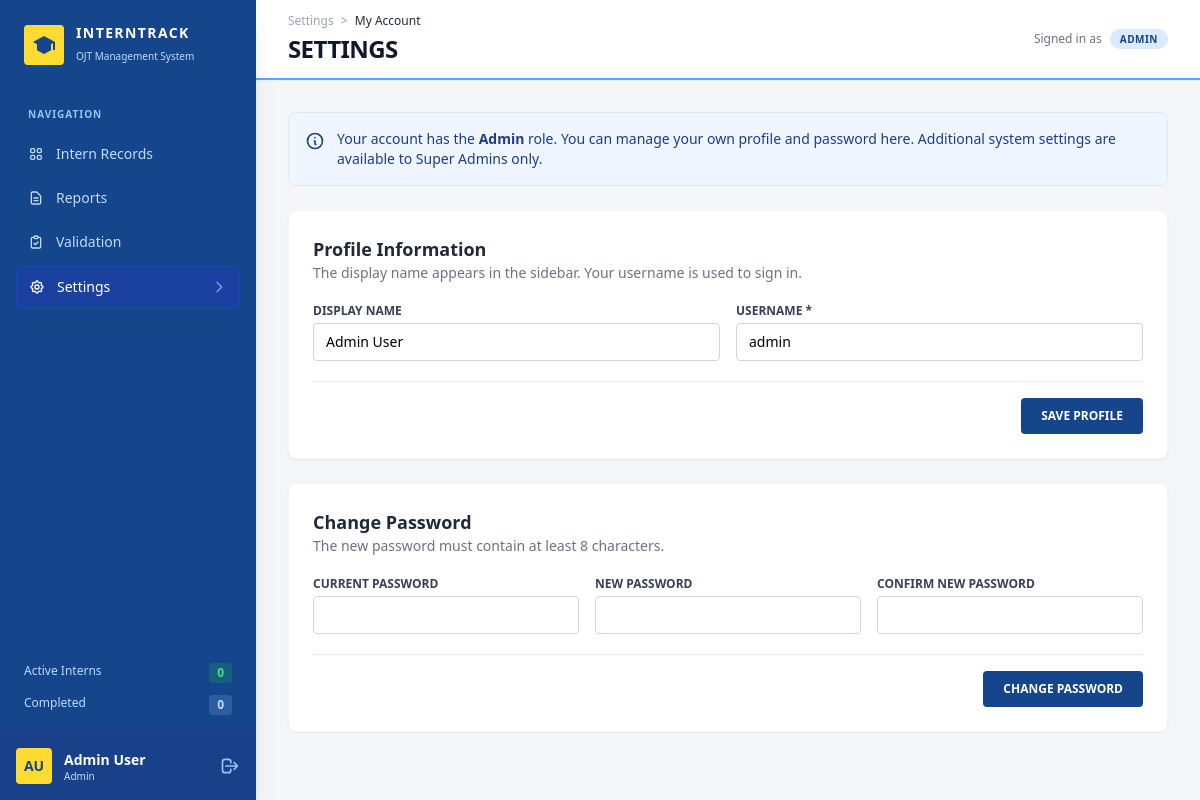
/settings.php (signed in), run on the app's committed database.
### tables this page shows
CREATE TABLE `users` (
  `id` int(11) NOT NULL,
  `username` varchar(50) NOT NULL,
  `password_hash` varchar(255) NOT NULL,
  `created_at` timestamp NOT NULL DEFAULT current_timestamp(),
  `display_name` varchar(100) DEFAULT NULL,
  `role` varchar(20) NOT NULL DEFAULT 'admin',
  `is_active` tinyint(1) NOT NULL DEFAULT 1,
  `last_login_at` datetime DEFAULT NULL
);

### settings.php (the view, shortened to what this page needs)
<?php
require_once 'db.php';
require_login();
$me  = current_user();
$tabs = ['account' => ['My Account', 'Profile and password']];
$tab = array_key_exists($_GET['tab'] ?? '', $tabs) ? $_GET['tab'] : 'account';
function toggle(string $name, string $title, string $desc, bool $on): void { ?>
<?php }
$I = INPUT_CLS; $L = LABEL_CLS;
$saveBtn = 'rounded bg-figmaBlue px-5 py-2.5 text-xs font-bold text-white transition hover:bg-blue-900';
$card = 'rounded-lg border border-gray-100 bg-white p-6 shadow-sm';
page_start($pdo, 'Settings', 'settings');
?>
        <header class="h-20 bg-white px-8 flex justify-between items-center border-b-2 border-blue-400 shadow-sm shrink-0">
            <div>
                <div class="text-xs text-gray-400 font-medium mb-1">Settings <span class="mx-1">></span> <span class="text-gray-800"><?= e($tabs[$tab][0]) ?></span></div>
                <h2 class="text-2xl font-black uppercase text-gray-900 tracking-tight">SETTINGS</h2>
            </div>
            <div class="flex items-center gap-2 text-xs text-gray-500">Signed in as <?= role_badge($me['role']) ?></div>
        </header>
        <div class="p-8 overflow-y-auto flex-1">
            <div class="grid grid-cols-12 items-start gap-8">
                <div class="<?= count($tabs) > 1 ? 'col-span-9' : 'col-span-12 max-w-4xl' ?> space-y-6">
                <?php if ($tab === 'account'): ?>
                    <?php if (!can('registration.manage')): ?>
                    <div class="flex items-start gap-3 rounded-lg border border-blue-100 bg-blue-50 p-4 text-sm text-blue-900">
                        <svg class="mt-0.5 h-5 w-5 shrink-0 text-figmaBlue" fill="none" stroke="currentColor" viewBox="0 0 24 24"><path stroke-linecap="round" stroke-linejoin="round" stroke-width="2" d="M13 16h-1v-4h-1m1-4h.01M21 12a9 9 0 11-18 0 9 9 0 0118 0z"></path></svg>
                        <div>Your account has the <b>Admin</b> role. You can manage your own profile and password here. Additional system settings are available to Super Admins only.</div>
                    </div>
                    <?php endif; ?>
                    <form method="POST" action="settings.php?tab=account" class="<?= $card ?>">
                        <h3 class="text-lg font-bold text-gray-800">Profile Information</h3>
                        <p class="mb-5 text-sm text-gray-500">The display name appears in the sidebar. Your username is used to sign in.</p>
                        <div class="grid grid-cols-2 gap-4">
                            <div><label class="<?= $L ?>" for="display_name">DISPLAY NAME</label><input id="display_name" name="display_name" value="<?= e($me['display_name']) ?>" maxlength="100" placeholder="e.g. Maria Santos" class="<?= $I ?>"></div>
                            <div><label class="<?= $L ?>" for="username">USERNAME *</label><input id="username" name="username" value="<?= e($me['username']) ?>" maxlength="50" required class="<?= $I ?>"></div>
                        </div>
                        <div class="mt-5 flex justify-end border-t pt-4"><button class="<?= $saveBtn ?>">SAVE PROFILE</button></div>
                    </form>
                    <form method="POST" action="settings.php?tab=account" class="<?= $card ?>">
                        <h3 class="text-lg font-bold text-gray-800">Change Password</h3>
                        <p class="mb-5 text-sm text-gray-500">The new password must contain at least 8 characters.</p>
                        <div class="grid grid-cols-3 gap-4">
                            <div><label class="<?= $L ?>" for="cp1">CURRENT PASSWORD</label><input id="cp1" type="password" name="current_password" autocomplete="current-password" required class="<?= $I ?>"></div>
                            <div><label class="<?= $L ?>" for="cp2">NEW PASSWORD</label><input id="cp2" type="password" name="new_password" minlength="8" autocomplete="new-password" required class="<?= $I ?>"></div>
                            <div><label class="<?= $L ?>" for="cp3">CONFIRM NEW PASSWORD</label><input id="cp3" type="password" name="confirm_password" minlength="8" autocomplete="new-password" required class="<?= $I ?>"></div>
                        </div>
                        <div class="mt-5 flex justify-end border-t pt-4"><button class="<?= $saveBtn ?>">CHANGE PASSWORD</button></div>
                    </form>
                <?php endif; ?>
                </div>
            </div>
        </div>
    </main>
</body>
</html>

### functions.php (shortened to what this page needs)
<?php
function e($v): string { return htmlspecialchars((string)$v, ENT_QUOTES, 'UTF-8'); }
function role_label(?string $role): string { return ROLE_LABELS[$role] ?? 'Unassigned'; }
function role_badge(?string $role): string {
    return '<span class="' . (ROLE_CLS[$role] ?? 'bg-gray-100 text-gray-600') . ' rounded-full px-2.5 py-0.5 text-[10px] font-bold uppercase tracking-wider">' . e(role_label($role)) . '</span>';
}
function current_user(bool $refresh = false): ?array {
    global $pdo;
    static $user = false;
    if ($user === false || $refresh) {
        $user = null;
        if (!empty($_SESSION['user_id'])) {
            $st = $pdo->prepare("SELECT id, username, display_name, `role`, is_active, last_login_at FROM users WHERE id = ?");
            $st->execute([(int)$_SESSION['user_id']]);
            $user = $st->fetch() ?: null;
        }
    }
    return $user;
}
function require_login(): void {
    $u = !empty($_SESSION['loggedin']) ? current_user() : null;
}
function can(string $permission): bool {
    $u = current_user();
    return $u !== null && in_array($u['role'], PERMISSIONS[$permission] ?? [], true);
}
function pending_count(PDO $pdo): int {
    return (int)$pdo->query("SELECT COUNT(*) FROM interns WHERE validation_status='Pending'")->fetchColumn();
}
    ?>
    <?php
function nav_link(string $href, string $label, string $paths, bool $on, int $badge = 0): string {
    $cls = $on ? 'bg-blue-800/60 text-white border border-blue-700/50' : 'text-blue-200 hover:bg-blue-800/40';
    $svg = '<svg class="w-4 h-4" fill="none" stroke="currentColor" viewBox="0 0 24 24">';
    foreach (explode('|', $paths) as $d) {
        $svg .= '<path stroke-linecap="round" stroke-linejoin="round" stroke-width="2" d="' . $d . '"></path>';
    }
    $svg .= '</svg>';
    if ($badge > 0) {
        $right = '<span class="bg-figmaYellow text-figmaBlue text-[10px] font-black px-2 py-0.5 rounded-full">' . $badge . '</span>';
    } elseif ($on) {
        $right = '<svg class="w-4 h-4 opacity-50" fill="none" stroke="currentColor" viewBox="0 0 24 24"><path stroke-linecap="round" stroke-linejoin="round" stroke-width="2" d="M9 5l7 7-7 7"></path></svg>';
    } else {
        $right = '';
    }
    return '<a href="' . $href . '" class="flex items-center justify-between px-3 py-2.5 rounded-md text-sm font-medium transition-colors ' . $cls . '">'
         . '<div class="flex items-center gap-3">' . $svg . e($label) . '</div>' . $right . '</a>';
}
function page_start(PDO $pdo, string $title, string $active): void {
    $sys = e(APP_NAME);
    $stats = ['Active' => 0, 'Completed' => 0];
    $pending = pending_count($pdo);
    $u = current_user() ?: ['username' => 'user', 'display_name' => null, 'role' => null];
    $name = trim($u['display_name'] ?: $u['username']);
    $parts = preg_split('/[\s._-]+/', $name) ?: [$name];
    $initials = strtoupper(mb_substr($parts[0], 0, 1) . (isset($parts[1]) ? mb_substr($parts[1], 0, 1) : mb_substr($parts[0], 1, 1)));
    $main = [
        ['dashboard',  'dashboard.php',  'Intern Records', 'M4 6a2 2 0 012-2h2a2 2 0 012 2v2a2 2 0 01-2 2H6a2 2 0 01-2-2V6zM14 6a2 2 0 012-2h2a2 2 0 012 2v2a2 2 0 01-2 2h-2a2 2 0 01-2-2V6zM4 16a2 2 0 012-2h2a2 2 0 012 2v2a2 2 0 01-2 2H6a2 2 0 01-2-2v-2zM14 16a2 2 0 012-2h2a2 2 0 012 2v2a2 2 0 01-2 2h-2a2 2 0 01-2-2v-2z', 'records.view'],
        ['reports',    'reports.php',    'Reports',        'M9 12h6m-6 4h6m2 5H7a2 2 0 01-2-2V5a2 2 0 012-2h5.586a1 1 0 01.707.293l5.414 5.414a1 1 0 01.293.707V19a2 2 0 01-2 2z', 'reports.view'],
        ['validation', 'validation.php', 'Validation',     'M9 5H7a2 2 0 00-2 2v12a2 2 0 002 2h10a2 2 0 002-2V7a2 2 0 00-2-2h-2M9 5a2 2 0 002 2h2a2 2 0 002-2M9 5a2 2 0 012-2h2a2 2 0 012 2m-6 9l2 2 4-4', 'validation.view'],
        ['settings',   'settings.php',   'Settings',       'M10.325 4.317c.426-1.756 2.924-1.756 3.35 0a1.724 1.724 0 002.573 1.066c1.543-.94 3.31.826 2.37 2.37a1.724 1.724 0 001.065 2.572c1.756.426 1.756 2.924 0 3.35a1.724 1.724 0 00-1.066 2.573c.94 1.543-.826 3.31-2.37 2.37a1.724 1.724 0 00-2.572 1.065c-.426 1.756-2.924 1.756-3.35 0a1.724 1.724 0 00-2.573-1.066c-1.543.94-3.31-.826-2.37-2.37a1.724 1.724 0 00-1.065-2.572c-1.756-.426-1.756-2.924 0-3.35a1.724 1.724 0 001.066-2.573c-.94-1.543.826-3.31 2.37-2.37.996.608 2.296.07 2.572-1.065z|M15 12a3 3 0 11-6 0 3 3 0 016 0z', 'account.manage_own'],
    ];
    ?>
<!DOCTYPE html>
<html lang="en">
<head>
    <script src="https://cdn.tailwindcss.com"></script>
</head>
<body class="flex h-screen bg-figmaBg font-sans overflow-hidden">
    <aside class="w-64 bg-figmaBlue text-white flex flex-col justify-between shadow-xl z-20 relative shrink-0 print:hidden">
        <div class="overflow-y-auto">
            <div class="p-6 flex items-center gap-3 border-b border-blue-800/50">
                <div class="flex h-10 w-10 items-center justify-center rounded bg-figmaYellow text-figmaBlue shrink-0">
                    <svg xmlns="http://www.w3.org/2000/svg" class="h-6 w-6" fill="currentColor" viewBox="0 0 24 24"><path d="M12 3L1 9l4 2.18v6L12 21l7-3.82v-6l2-1.09V17h2V9L12 3z"/></svg>
                </div>
                <div>
                    <h1 class="text-sm font-bold tracking-widest leading-tight uppercase"><?= $sys ?></h1>
                    <span class="text-[10px] text-blue-200">OJT Management System</span>
                </div>
            </div>
            <div class="p-4">
                <div class="text-[10px] font-bold tracking-widest text-blue-300 mb-3 px-3">NAVIGATION</div>
                <nav class="space-y-1">
                    <?php foreach ($main as [$key, $href, $label, $paths, $perm]): if (!can($perm)) { continue; } ?>
                        <?= nav_link($href, $label, $paths, $key === $active, $key === 'validation' ? $pending : 0) ?>
                    <?php endforeach; ?>
                </nav>
            </div>
        </div>
        <div>
            <div class="px-6 py-4 space-y-3 border-t border-blue-800/50">
                <div class="flex justify-between text-xs text-blue-200">
                    <span>Active Interns</span><span class="bg-green-500/20 text-green-400 px-2 py-0.5 rounded font-bold"><?= $stats['Active'] ?></span>
                </div>
                <div class="flex justify-between text-xs text-blue-200">
                    <span>Completed</span><span class="bg-blue-300/20 text-blue-200 px-2 py-0.5 rounded font-bold"><?= $stats['Completed'] ?></span>
                </div>
            </div>
            <div class="p-4 border-t border-blue-800/50 flex items-center justify-between bg-blue-900/30">
                <div class="flex items-center gap-3 min-w-0">
                    <div class="h-9 w-9 rounded bg-figmaYellow flex items-center justify-center text-figmaBlue font-bold text-sm shrink-0"><?= e($initials) ?></div>
                    <div class="leading-tight min-w-0">
                        <div class="text-sm font-bold text-white truncate"><?= e($name) ?></div>
                        <div class="text-[10px] text-blue-200 truncate"><?= e(role_label($u['role'])) ?></div>
                    </div>
                </div>
                <a href="logout.php" title="Sign out" aria-label="Sign out" class="text-blue-300 hover:text-white transition">
                    <svg class="w-5 h-5" fill="none" stroke="currentColor" viewBox="0 0 24 24"><path stroke-linecap="round" stroke-linejoin="round" stroke-width="2" d="M17 16l4-4m0 0l-4-4m4 4H7m6 4v1a3 3 0 01-3 3H6a3 3 0 01-3-3V7a3 3 0 013-3h4a3 3 0 013 3v1"></path></svg>
                </a>
            </div>
        </div>
    </aside>
    <main class="flex-1 flex flex-col h-screen overflow-hidden">
    <?php
}

### data on the page
users: display_name "AU", display_name "Admin User", role "Admin", role "ADMIN", username "admin"

### other printed values
$sys "INTERNTRACK"
$label "Intern Records"
$label "Reports"
$label "Validation"
$label "Settings"
$stats['Active'] "0"
$stats['Completed'] "0"
$tabs[$tab][0] "My Account"
